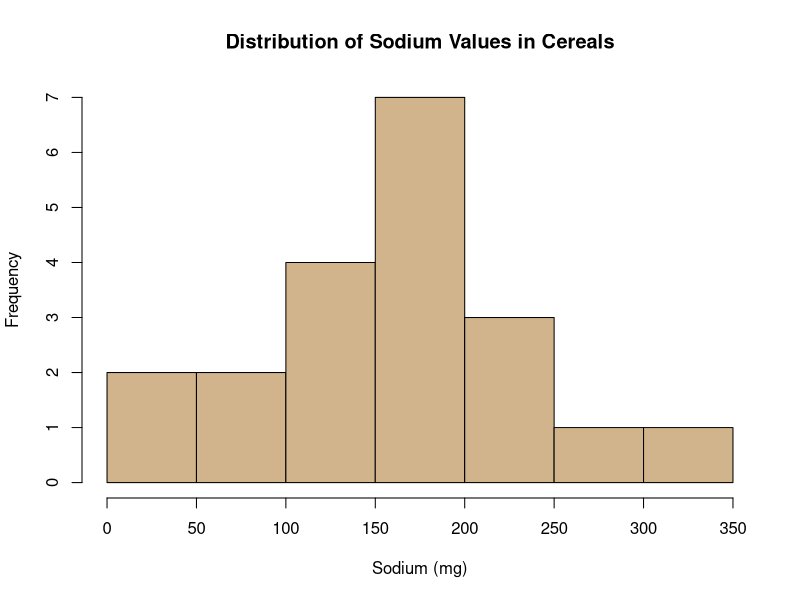
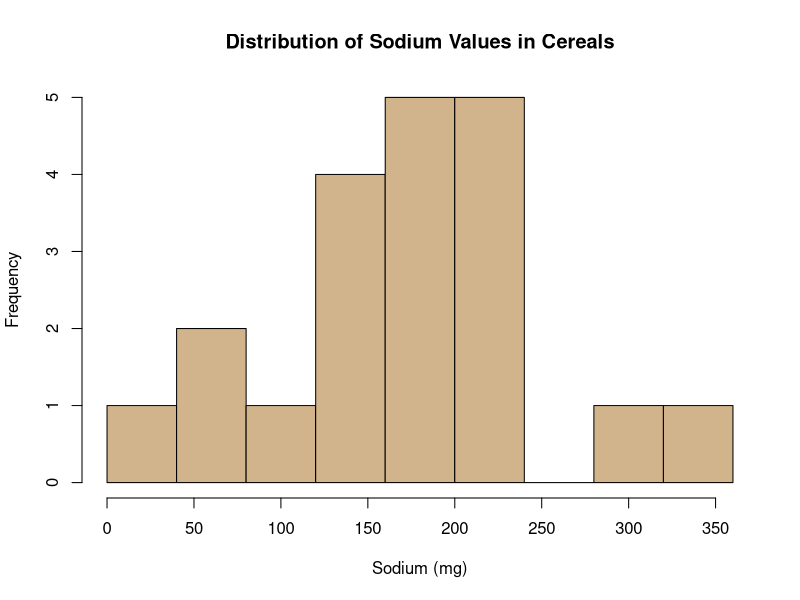
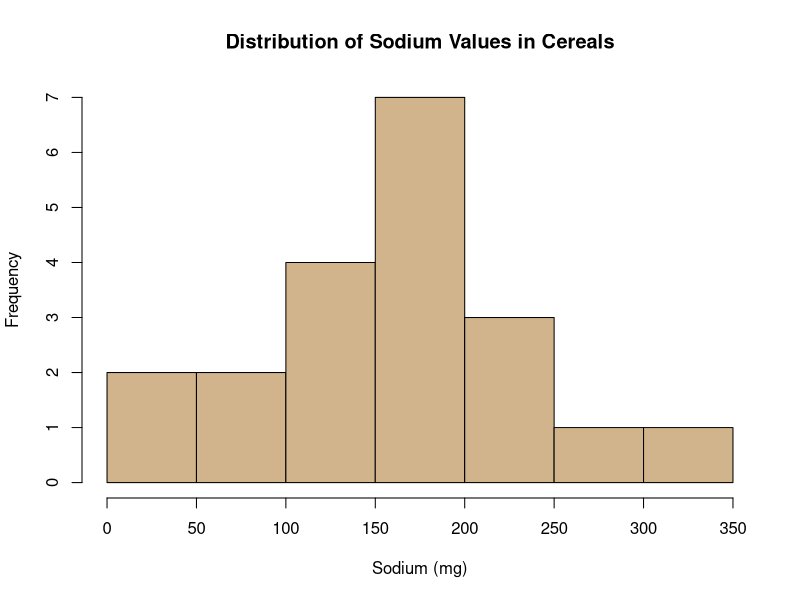
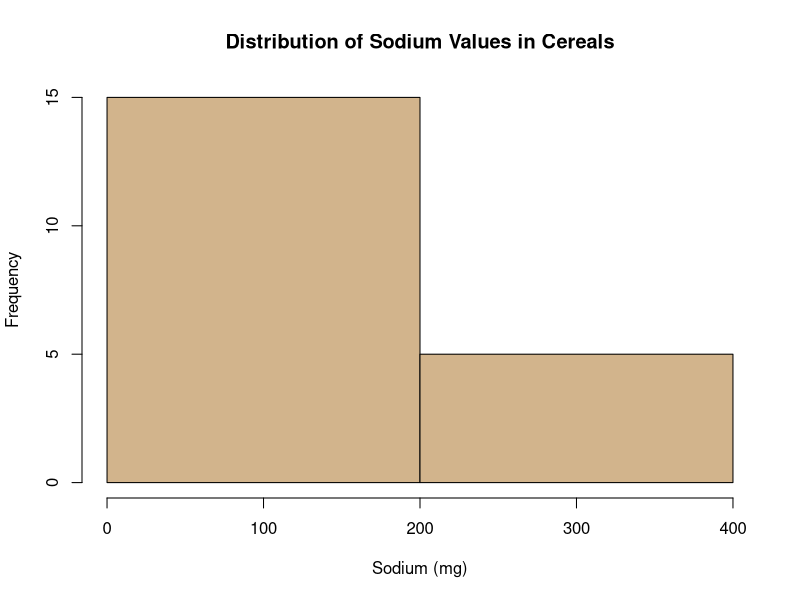
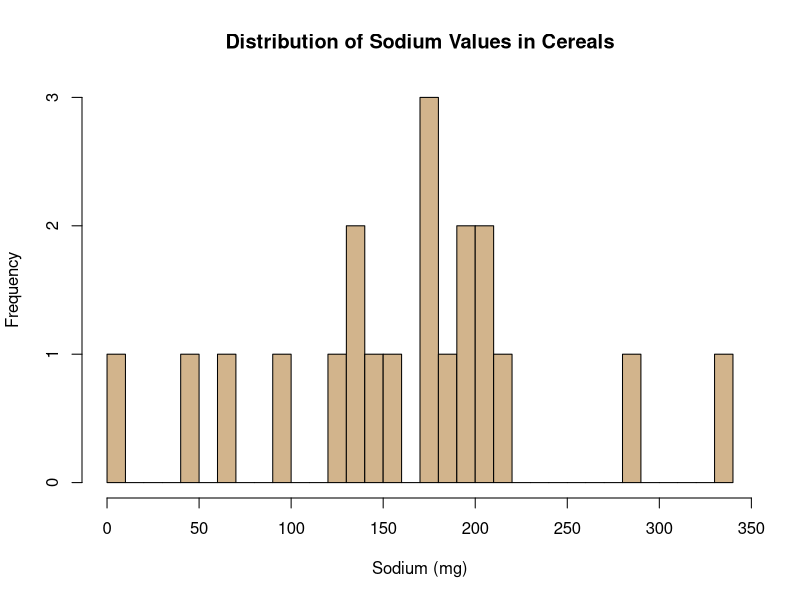
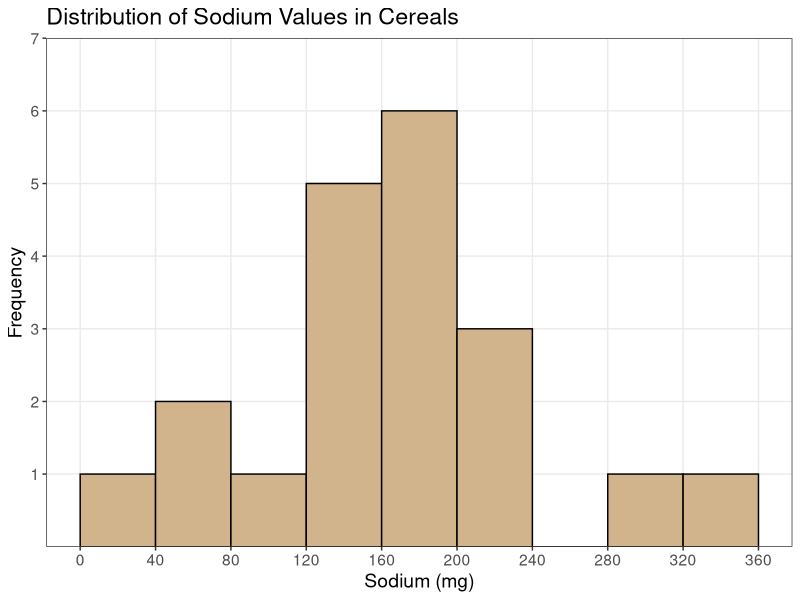
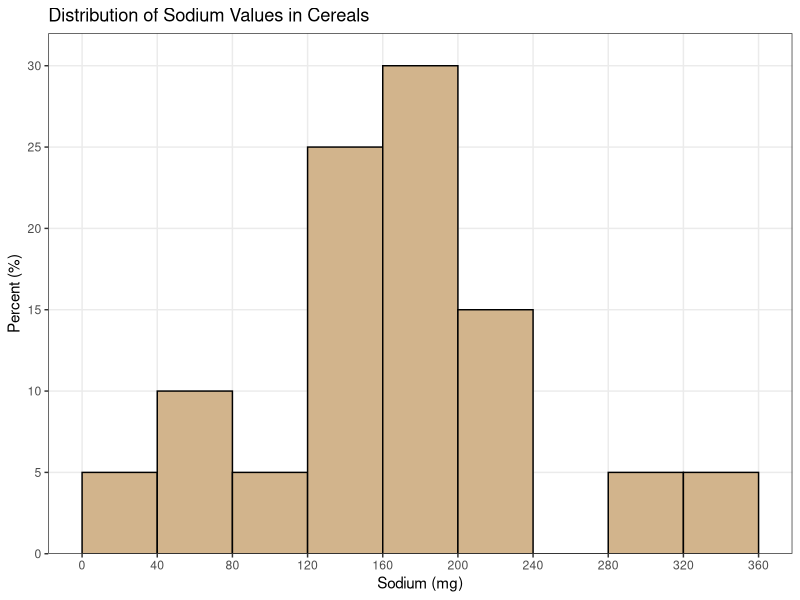
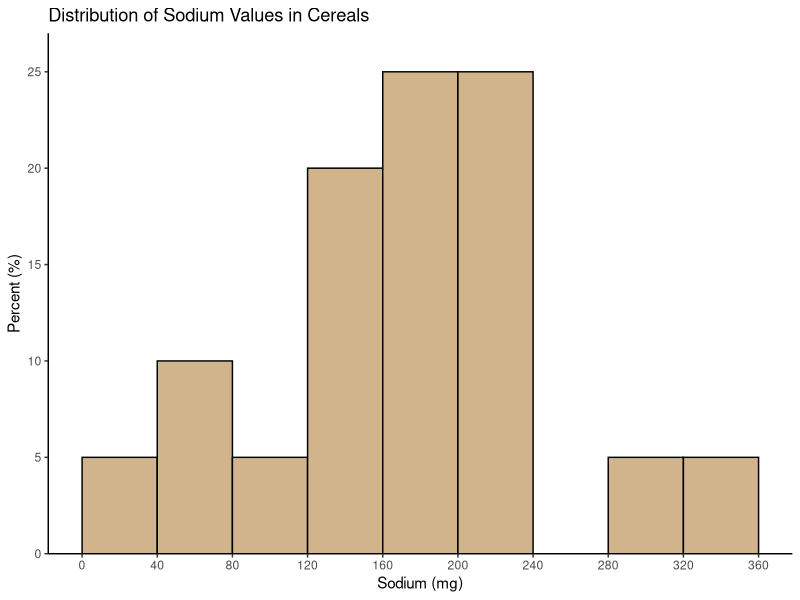

Here is the R script that generated these plots, in order:
############################################################
## R code to reproduce statistical analysis in the textbook:
## Agresti, Franklin, Klingenberg
## Statistics: The Art & Science of Learning from Data
## 5th Edition, Pearson 2021
## Web: ArtofStat.com
## Copyright: Bernhard Klingenberg
###########################################################

###################
###  Chapter 2  ###
###  Example 7  ###
###################

###############
## Histogram ##
###############

# Read in Sodium values:
Sodium <- c(0, 340, 70, 140, 200, 180, 210, 150, 100, 130, 140, 180, 190, 160, 290, 50, 220, 180, 200, 210)

# Create Basic Histogram:
hist(Sodium, xlab="Sodium (mg)", ylab="Frequency", main="Distribution of Sodium Values in Cereals", col="tan")

# Changing the bins by providing the boundaries.
# (Note: right=FALSE puts an observation such as 120 in the interval from 120-160 and not 80-120)
hist(Sodium, breaks=seq(0,360,40), right=FALSE, xlab="Sodium (mg)", ylab="Frequency", main="Distribution of Sodium Values in Cereals", col="tan")

# Another way to request a certain number of bins:
hist(Sodium, breaks=10, xlab="Sodium (mg)", ylab="Frequency", main="Distribution of Sodium Values in Cereals", col="tan")

# Too few breaks:
hist(Sodium, breaks=2, xlab="Sodium (mg)", ylab="Frequency", main="Distribution of Sodium Values in Cereals", col="tan")

# Too many breaks:
hist(Sodium, breaks=30, xlab="Sodium (mg)", ylab="Frequency", main="Distribution of Sodium Values in Cereals", col="tan")

# For more fine tuning, it is better to use the ggplot2 library.
# If you haven't installed it already, first type: install.packages(ggplot2)
library(ggplot2)
# Adjusting x-axis labels:
ggplot(data.frame(Sodium), aes(x=Sodium)) + 
  geom_histogram(breaks=seq(0,360,40), color="black", fill="tan") +
  labs(x="Sodium (mg)", y="Frequency",  
       title="Distribution of Sodium Values in Cereals") +
  scale_x_continuous(breaks=seq(0,360,40)) +
  scale_y_continuous(limit=c(0,7), breaks=1:7, expand=c(0,0)) +
  theme_bw() +
  theme(panel.grid.minor=element_blank(), text=element_text(size=14))


# Plotting percentages rather than counts on the y-axis:
ggplot(data.frame(Sodium), aes(x=Sodium, y=100*(..count../sum(..count..)))) + 
  geom_histogram(breaks=seq(0,360,40), color="black", fill="tan") +
  labs(x="Sodium (mg)", y="Percent (%)",  
       title="Distribution of Sodium Values in Cereals") +
  scale_x_continuous(breaks=seq(0,360,40)) +
  scale_y_continuous(limit=c(0,32), breaks=seq(0,30,5), expand=c(0,0)) +
  theme_bw() +
  theme(panel.grid.minor=element_blank())

# R actually defines intervals open to the left and closed to the right 
# To get the histograms perfectly match the ones in the textbook, use closed="left":
ggplot(data.frame(Sodium), aes(x=Sodium, y=100*(..count../sum(..count..)))) + 
  geom_histogram(breaks=seq(0,360,40), closed="left", color="black", fill="tan") +
  labs(x="Sodium (mg)", y="Percent (%)",  
       title="Distribution of Sodium Values in Cereals") +
  scale_x_continuous(breaks=seq(0,360,40)) +
  scale_y_continuous(limit=c(0,27), breaks=seq(0,25,5), expand=c(0,0)) +
  theme_classic() +
  theme(panel.grid.minor=element_blank())